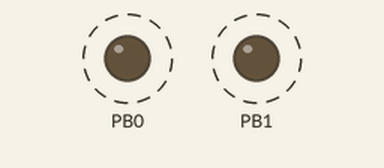
A sketch run on a simulated ATtiny85, built with avr-gcc and run on an emulated ATtiny85. On the bench: output pins drawn as LEDs (lit = HIGH). Dashed ring = blinking. What the sketch prints to the serial monitor is not drawn.

Above: at 0.4 s.
Timing chart, 0 to 3.7 s (numbered marks = the images above):
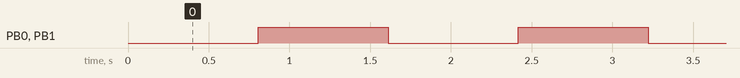

Measured:
- by itself, PB0, PB1: alternates HIGH for 0.80 s and LOW for 0.80 s

The sketch:

SMD_challenge_Missery.ino
```cpp
/*

cd C:\Users\MakersBox\Downloads\arduino-1.6.4\hardware\tools\avr\bin
avrdude -C ..\etc\avrdude.conf -P COM3 -b 19200 -c avrisp -p attiny85 -v -e -U lfuse:w:0xE2:m -U hfuse:w:0xD7:m -U efuse:w:0xFf:m  -U flash:w:SMD_challenge_Cylon.cpp.hex
verifying lfuse memory against 0xE2:
verifying hfuse memory against 0xD7
verifying efuse memory against 0xFF

Attiny Core:
https://github.com/SpenceKonde/ATTinyCore
Board: Attiny 24/44/84
Pin Mapping: Counter-Clockwise
Chip: Attiny 84
Clock: 8 MHz (internal)

// ATMEL ATTINY84 / ARDUINO
//
//                           +-\/-+
//                     VCC  1|    |14  GND
//             (D  0)  PB0  2|    |13  AREF (D 10)
//             (D  1)  PB1  3|    |12  PA1  (D  9)
//                     PB3  4|    |11  PA2  (D  8)
//  PWM  INT0  (D  2)  PB2  5|    |10  PA3  (D  7)
//  PWM        (D  3)  PA7  6|    |9   PA4  (D  6)
//  PWM        (D  4)  PA6  7|    |8   PA5  (D  5)        PWM

*/


int LEDS[] = {7, 8, 9, 10};


void setup(){
  #if (ARDUINO)
    Serial.begin(9600);
    Serial.println("SMD_heart");
  #endif


  // setup other LEDs
  for(int LED=0; LED<(sizeof(LEDS)/sizeof(int)); LED++){
    pinMode(LEDS[LED], OUTPUT);
  }

  // setup sink pins PB0 / PB1 (D0, D1)
  pinMode(0, OUTPUT);
  pinMode(1, OUTPUT);
  digitalWrite(0, LOW);
  digitalWrite(1, LOW);

  pinMode(6, OUTPUT);
  digitalWrite(6, HIGH);

}


void loop(){

  // sinc
  digitalWrite(0, LOW);
  digitalWrite(1, LOW);

  for(int LED=0; LED<(sizeof(LEDS)/sizeof(int)); LED++){
    flash(LEDS[LED]);
  }

  for(int LED = (sizeof(LEDS)/sizeof(int))-1; LED >= 0; LED--){
    flash(LEDS[LED]);
  }


  // source (shows if LED backwards)
  digitalWrite(0, HIGH);
  digitalWrite(1, HIGH);

  for(int LED=0; LED<(sizeof(LEDS)/sizeof(int)); LED++){
    flash(LEDS[LED]);
  }

  for(int LED = (sizeof(LEDS)/sizeof(int))-1; LED >= 0; LED--){
    flash(LEDS[LED]);
  }

}


void flash(int led){  // psuedo PWM
  for(int x=0; x<25; x++){
    digitalWrite(led, HIGH);
    delay(1);
    digitalWrite(led, LOW);
    delay(3);
  }
}
```
